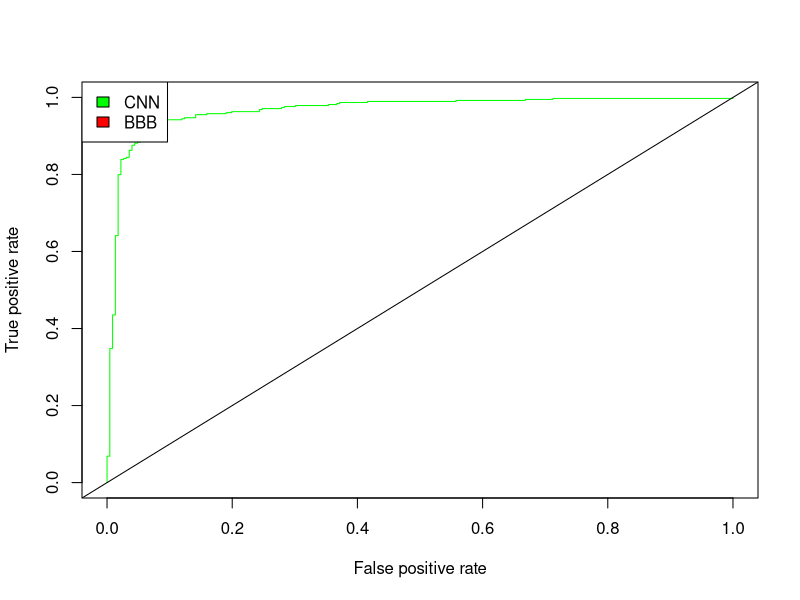

Write the R code that produced this figure. (Note: this script raises an error after producing the figure.)
# load data
X_cnn <- read.table("results_cnn.csv", sep = ",")

# create and plot RoC curve
library(ROCR)

roc_cnn <- ROCR::performance(ROCR::prediction(X_cnn[,2], X_cnn[,1]), "tpr", "fpr")
plot(roc_cnn, col="green") #add = TRUE

legend("topleft",
c("CNN","BBB"),
fill=c("green","red")
)
abline(a=0, b= 1)
auc.perf = performance(pred, measure = "auc")
auc.perf@y.values
